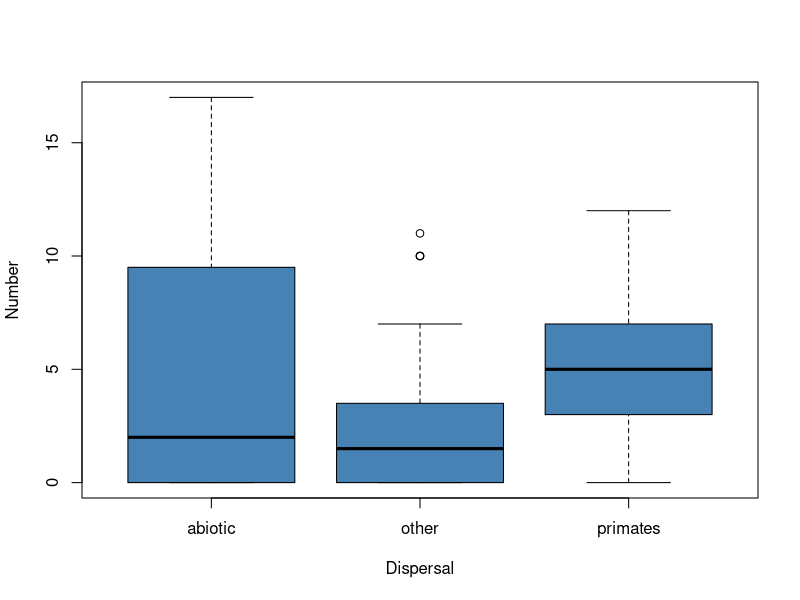
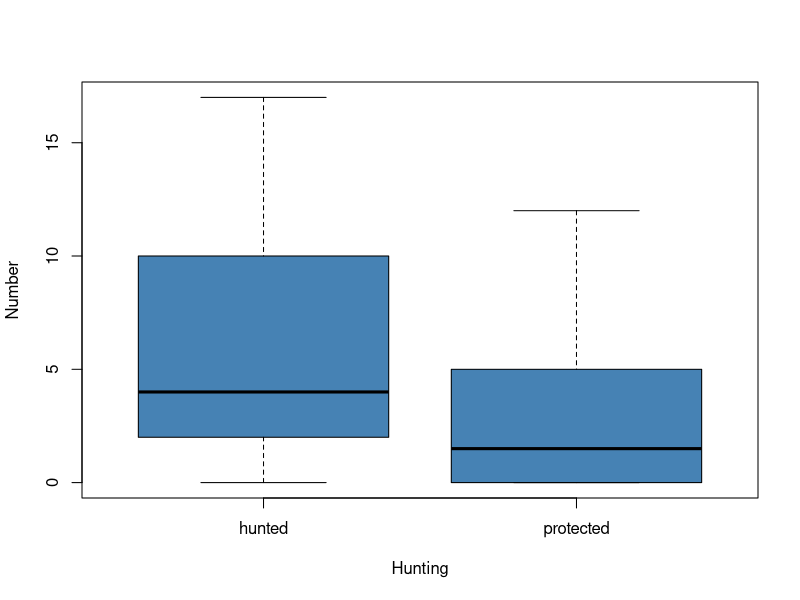
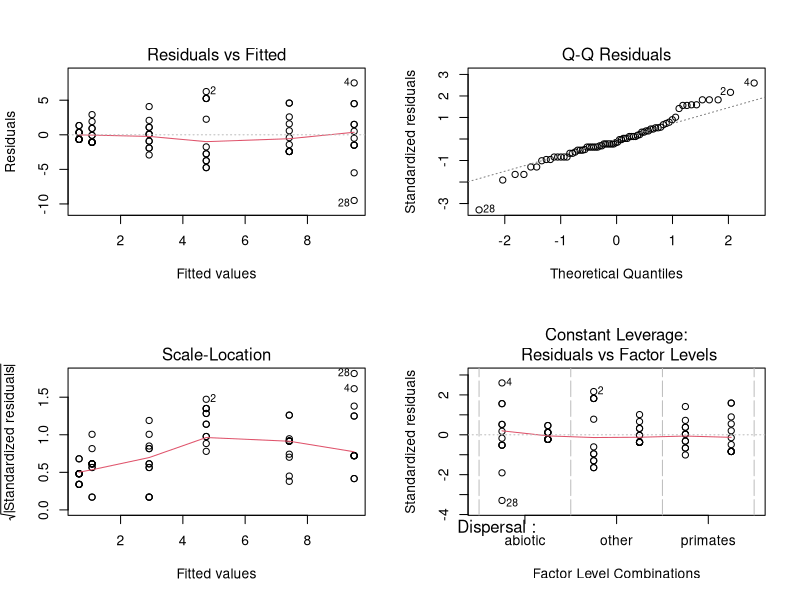
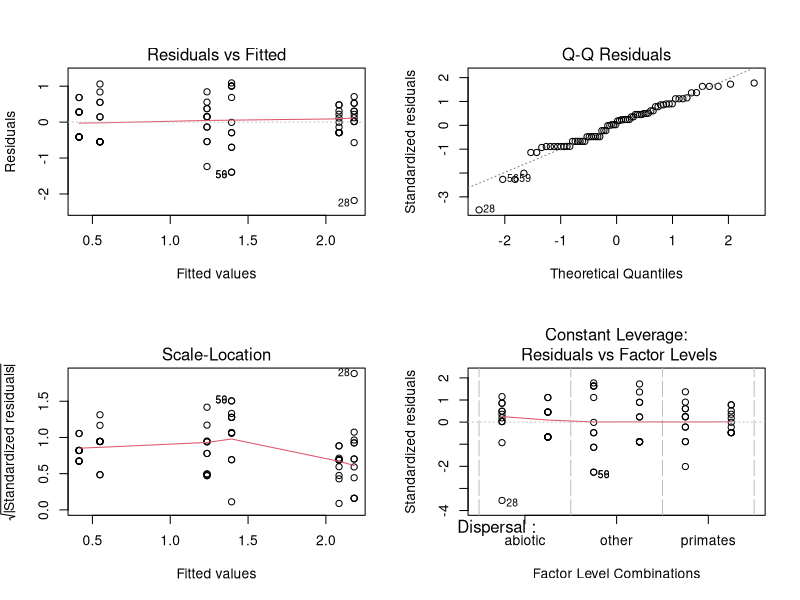
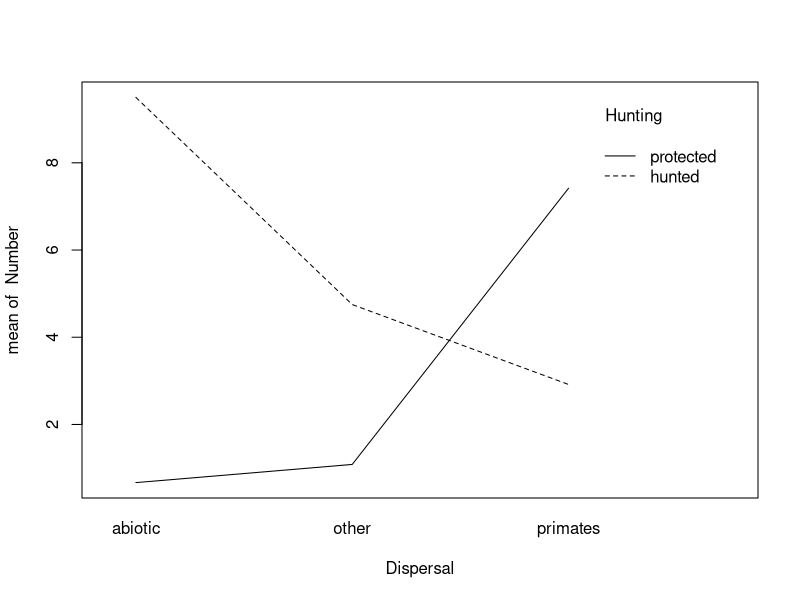
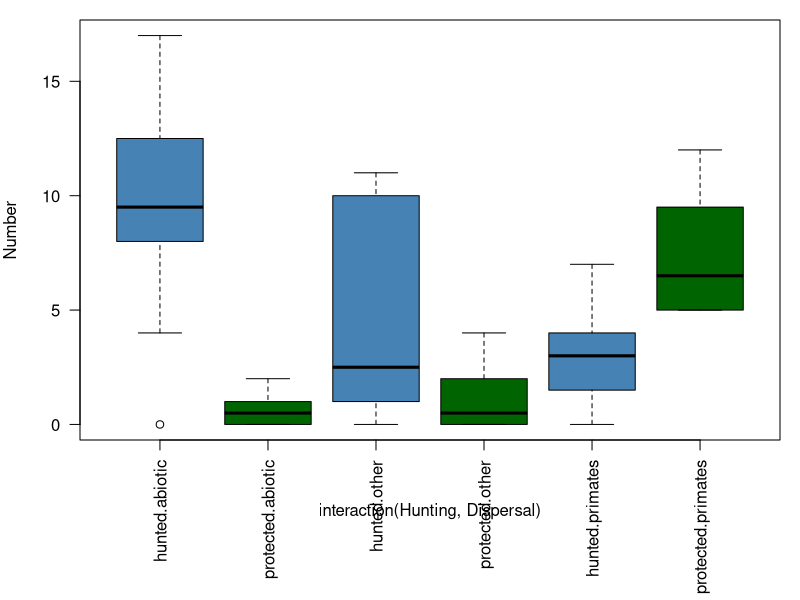
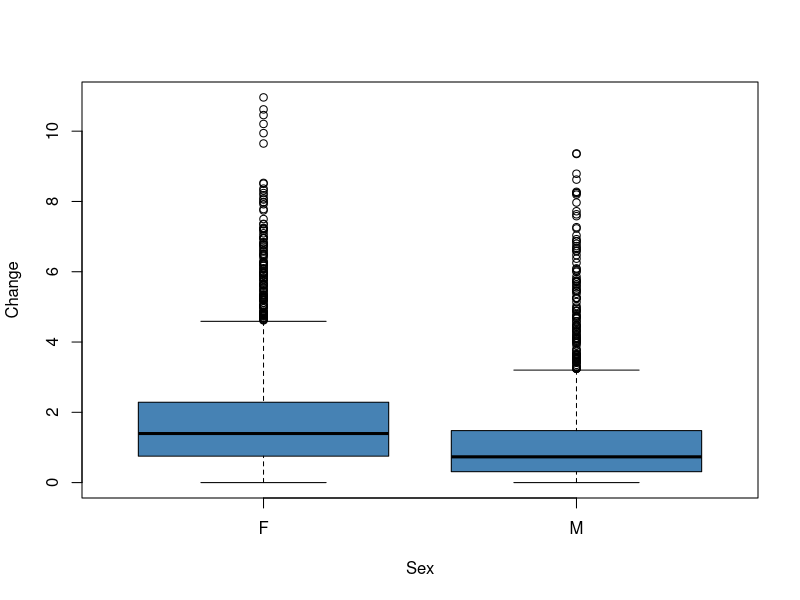
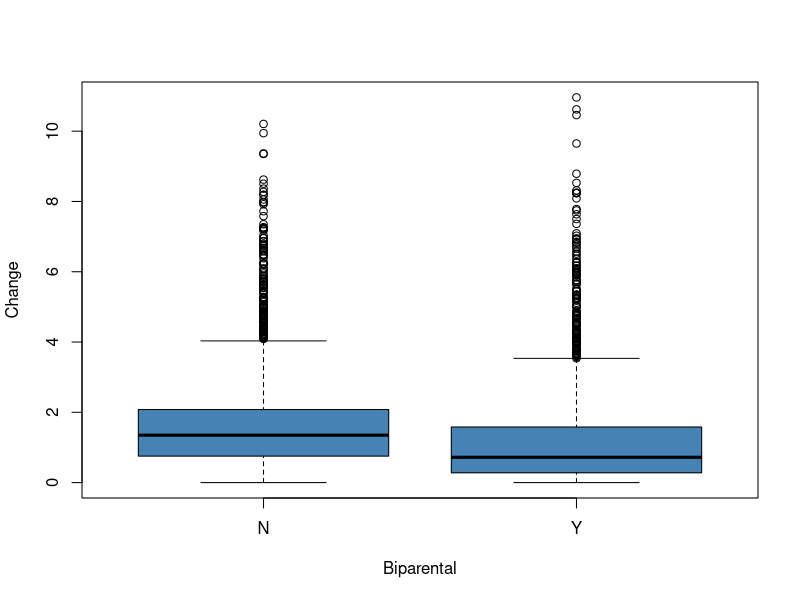

Write the R code that produced these figures, in order.
## ---- chunk 1

### Import data and save to object called "Bushmeat"

Bushmeat<-read.csv("Bushmeat.csv")

### Check data

str(Bushmeat)


attach(Bushmeat)

### Draw boxplot

boxplot(Number~Dispersal, col="steelblue")
boxplot(Number~Hunting, col="steelblue")

## ---- chunk 2

### Fit the model

model1<-lm(Number~Dispersal*Hunting)

### Check the significance of the interaction term

drop1(model1, test="F")

### Check diagnostic plots

par(mfrow=c(2,2)) ## plot in a 2x2 grid

plot(model1)

par(mfrow=c(1,1)) ## back to normal plotting

## ---- chunk 3
### re-fit the model

model2<-lm(log(Number+1)~Dispersal*Hunting)

drop1(model2, test="F") ## Test that interaction term for significance again

par(mfrow=c(2,2)) ## plot in a 2x2 grid

plot(model2) ## Check diagnostics again

par(mfrow=c(1,1))

## ---- chunk 4

### Interaction plot

interaction.plot(Dispersal, Hunting, Number)

## ---- chunk 5
## Adjust margin sizes to fit the axis labels

par(mar=c(8,4,1,1))

boxplot(Number~interaction(Hunting, Dispersal), col=c("steelblue","darkgreen"), ylab="Number", las=2)

par(mar=c(5,4,4,2)+0.1)  ## Reset margins to defaults
## ---- chunk 6
detach(Bushmeat)
rm(list=ls())
## ---- chunk 7
### Load the data into an object called "caring"

Caring<-read.csv("caring.csv")

### Check the sructure

str(Caring)

### Attach the dataframe

attach(Caring)

### Set up new variable which is the absolute values

Change<-abs(Log_2_fold_change)

### Boxplots

boxplot(Change~Sex, col="steelblue")

boxplot(Change~Biparental, col="steelblue")
## ---- chunk 8

### Fit the model
model1<-lm(Change~Sex*Biparental)


### Test for significant interaction
drop1(model1, test="F")

### Diagnostics

par(mfrow=c(2,2))
plot(model1)
par(mfrow=c(1,1))
## ---- chunk 9

### Model with log transformed data
model2<-lm(log(Change+1)~Sex*Biparental)

### Test for significant interaction
drop1(model2, test="F")

### Diagnostics

par(mfrow=c(2,2))
plot(model1)
par(mfrow=c(1,1))
## ---- chunk 10

### Plot interaction plot

interaction.plot(Sex, Biparental, Change)
## ---- chunk 11
boxplot(Change~interaction(Sex, Biparental), col=c("steelblue","darkred")) 
### Very hard to see patterns because of outliers - better to plot the log transformed data


boxplot(log(Change+1)~interaction(Sex, Biparental), col=c("steelblue","darkred")) ### Slightly better
## ---- chunk 12
detach(Caring)
rm(list=ls())
## ---- chunk 13
### Load data into object Bicyclus

Bicyclus<-read.table("van_Bergen_Bicyclus.txt", header=TRUE)

### Check structure
str(Bicyclus)

attach(Bicyclus)

### Exploratory plots

boxplot(FII~Inbreeding, col="steelblue")

plot(Drythor, FII)
## ---- chunk 14
### Fit model

model1<-lm(FII~Inbreeding * Drythor)


### Diagnostics

par(mfrow=c(2,2))
plot(model1)
par(mfrow=c(1,1))
## ---- chunk 15
### Deletion test

drop1(model1, test="F")

### Refit model without interaction and retest

model2<-lm(FII~Inbreeding + Drythor)

drop1(model2, test="F")

### Summary table

summary(model2)
## ---- chunk 16
### Plot empty graph

plot(Drythor, FII, xlab = "Thorax weight", ylab="Flight inhibition index", type="n")

### Draw in points with colour coding for the factor levels
points(Drythor[Inbreeding=="None"], FII[Inbreeding=="None"], col="darkred")
points(Drythor[Inbreeding=="One"], FII[Inbreeding=="One"], col="orange")
points(Drythor[Inbreeding=="Two"], FII[Inbreeding=="Two"], col="steelblue")

### Draw in fitted lines
abline(57.74, -2.971, col="darkred")
abline(57.74 + 3.893, -2.971, col="orange")
abline(57.74 + 8.392, -2.971, col="steelblue")

### Add legend
legend("topright", legend=c("No inbreeding", "One generation", "Two generations"), 
       pch=1, col=c("darkred","orange","steelblue"))
## ---- chunk 17
detach(Bicyclus)
rm(list=ls())
